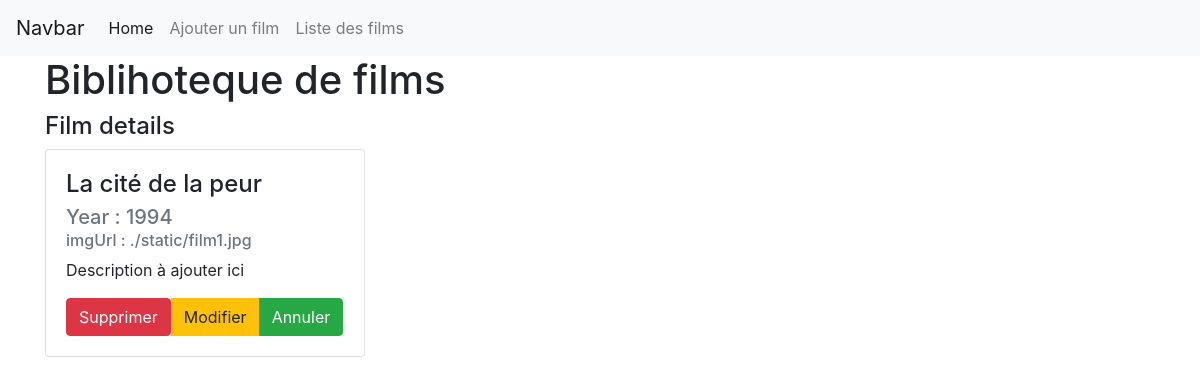
The app's page /films/1/ with its own data.
### films/models.py (models this page shows, shortened)
class Film(models.Model):
    title   = models.CharField(max_length=120)
    year    = models.IntegerField()
    imgUrl  = models.CharField(max_length=120)

### films/views.py (the view)
# urls.py: path('<int:my_id>/', film_details_view, name='film-details'),
def film_details_view(request, my_id):
    obj = get_object_or_404(Film, id=my_id)
    context = {"object": obj}
    return render(request, 'films/film_details.html', context)

### templates/films/film_details.html
{% extends 'base.html' %}
{% block content %}
<h4>Film details</h4>
<div class="card" style="width: 20rem;">
  <div class="card-body">
    <h4 class="card-title">{{ object.title }}</h4>
    <h5 class="card-subtitle mb-2 text-muted">Year : {{ object.year }}</h5>
    <h6 class="card-subtitle mb-2 text-muted">imgUrl : {{ object.imgUrl }}</h6>
    <p class="card-text">Description à ajouter ici</p>
    <div class="btn-group btn-group-justified">
      <form action="./delete/" method="POST"> {% csrf_token %}
        <input type="submit" value="Supprimer" class="btn btn-danger">
      </form>
      <a href="./update/" class="btn btn-warning">Modifier</a>
      <a href="../list" class="btn btn-success">Annuler</a>
    </div>
  </div>
</div>
{% endblock %}

### records on screen
Film: title "La cité de la peur", year "1994", imgUrl "./static/film1.jpg"
